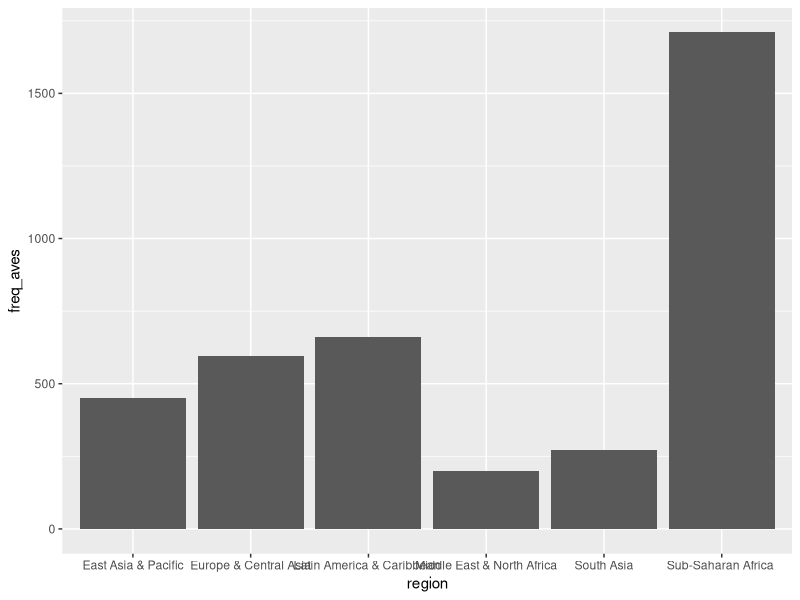

R code for this plot:
# added the packages
install.packages("dplyr")    # alternative installation of the %>%
install.packages("ggplot2")
  
library(ggplot2)
library(dplyr)

#read dataframe and save as wdye
wdye <- read.csv('where_do_you_eat.csv')

# Think we want to use the total surveyed population not the sum(population) as that will have duplicates
# Not sure how to do this within dplyr
total_pop <- wdye %>% distinct(population)
sum_total_pop <- sum(total_pop)

wdye_weight <- wdye %>%
  mutate(
    # Take the popluation before grouping
    pop_deci = population/sum_total_pop,
    pop_percent = pop_deci*100
  ) %>%
  group_by(country) %>%
  mutate(
    freq_deci = freq/sum(freq), 
    freq_percent = freq_deci*100
  )

wdye_aves <- wdye_weight %>% 
  group_by(home_w_fam_v_outside_w_friends) %>% 
  mutate(freq_aves = weighted.mean(x = freq_deci, w = pop_deci)*100)

# freq_aves seems off
# Doesn't sum to 100
ggplot(wdye_aves, aes(region, freq_aves)) + geom_col()


#group by country and determine the weight by country population as a percentage of total population
#FOR SOME FUCKING REASON SO MANY ARE THE SAME NUMBER AND I CAN"T FIX IT
#wdye_pop_weight <- wdye %>% dplyr::mutate(weights = (population/sum(population)*100))

##I then use freq_perc as the scores and weights as the weights to get weighted means. These should be different 
#values for each country that I then average together that give me average rates for each answer by region.
#I should have one score for each answer, instead I have thi garbage...fuck

# wtf is a weighted mean?
# google to the rescue
wt <- c(5,  5,  4,  1)/15
x <- c(3.7,3.3,3.5,2.8)
xm <- weighted.mean(x, wt)
# > 3.45333
# By hand:
3.7*5/15 + 3.3*5/15 + 3.5*4/15 + 2.8*1/15
# = 3.45333


